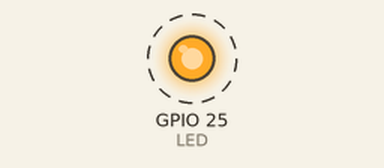
The sketch below on a simulated ESP32. Shown: output pins drawn as LEDs (lit = HIGH). Dashed ring = blinking.

Above: at 0.2 s.
Timing chart, 0 to 3.0 s (numbered marks = the images above):
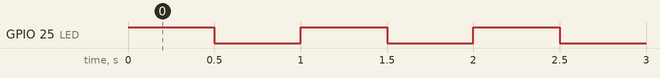

Measured:
- by itself, GPIO 25 (LED): alternates HIGH for 0.50 s and LOW for 0.50 s

The sketch:

Lchika.ino
```cpp
#define LED 25  // LEDという文字列を25と定義する

void setup() {  // 最初に1回だけ実行される
    pinMode(LED, OUTPUT);  // LEDピンのモードを出力モードにする
}

void loop() {  // 繰り返し実行される
    digitalWrite(LED, HIGH);  // LEDピンをHIGH(3.3V)にする
    delay(500);               // 0.5秒待つ
    digitalWrite(LED, LOW);   // LEDピンをLOW(0V)にする
    delay(500);               // 0.5秒待つ
}
```
